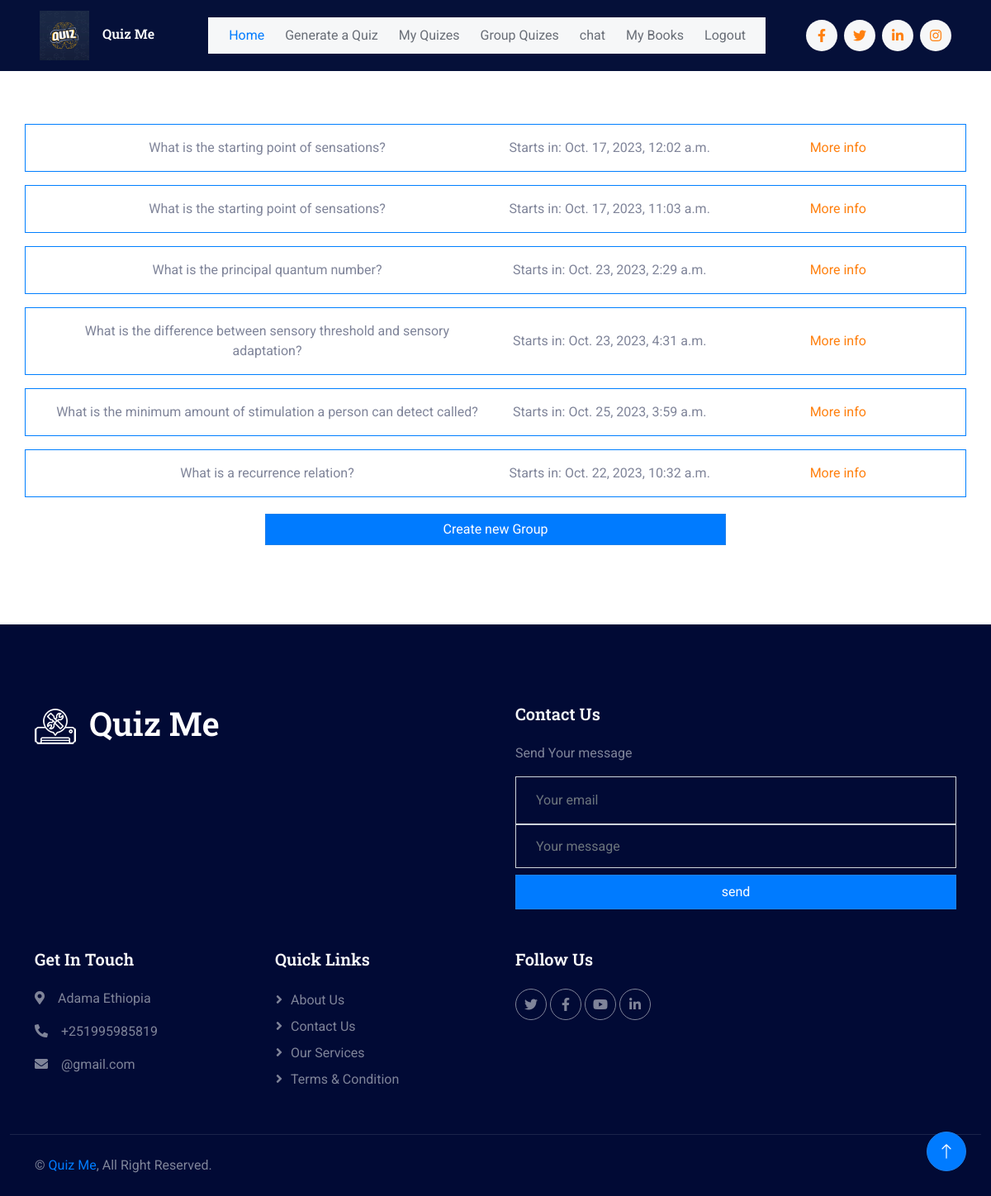
Screenshot of /my_group_quizzes (signed in) with the database file from the repository.
### quiz_app/models.py (models this page shows, shortened)
class GroupQuiz(models.Model):
    quiz = models.ForeignKey(Quiz, on_delete=models.CASCADE)
    start_time = models.DateTimeField()
    completed = models.BooleanField(default=False)
    joined_members = models.ManyToManyField(CustomUser, related_name="members")
    end_time = models.DateTimeField(null=True, blank=True)
    is_in_progress = models.BooleanField(default=False)
    created_by = models.ForeignKey(CustomUser, on_delete=models.CASCADE, null=True, blank=True)

class Quiz(models.Model):
    title = models.CharField(max_length=100, null=True, blank=True)
    size = models.IntegerField()
    generated_by = models.ForeignKey(CustomUser, on_delete=models.CASCADE)
    questions = models.TextField()
    user_score = models.IntegerField(default=0)

### quiz_app/views.py (the view)
# urls.py: path('my_group_quizzes', views.user_group_quizs, name="group_quizes"),
@login_required(login_url='login')
def user_group_quizs(request):
    try:
        user = request.user
        group_quizzes = GroupQuiz.objects.filter(joined_members=user)
        return render(request, "joined_group_quizes.html", {"group_quizes": group_quizzes})
    except Exception as e:
        return render(request, 'error_page.html', {"error_message": str(e)})

### quiz_app/context_processors.py (called while the page is built)
def auth_context(request):
    user = get_user(request)
    return {'authenticated': user.is_authenticated}

### templates/joined_group_quizes.html
{% extends 'index2.html' %}
{% block content %}
{% load static %}
<body>
    <div class="container-xxl py-5 custom-container">
        <div class="container text-center">
            {% if group_quizes %}
            {% for quiz in group_quizes %}
            <div class="row border border-primary rounded p-3 mt-3 d-flex justify-content-center align-items-center">
                <div class="col-md-6">
                    {{ quiz.quiz.title }}
                </div>
                <div class="col-md-3">
                    Starts in: {{ quiz.start_time }}
                </div>
                <div class="col-md-3">
                    <a href="{%url 'group_quiz' quiz.id %}">More info</a>
                </div>
            </div>
            {% endfor %}
            {% else %}
            <h1>You haven't any groups quizzes yet.</h1>
            {% endif %}
            <Button onclick="window.location.href = '{%url 'create_group_quiz'%}';" class="btn btn-primary" style="margin-top:20px; width:50%">
                Create new Group
            </Button>
        </div>
    </div>
</body>
{% endblock content %}

### static/css/style.css (style rules this page uses)
:root { --primary: #007bff; --secondary: #031882; --light: #b1c2d3; --dark: #051039; }
body { overflow-x: hidden; }
.btn { transition: .5s; }
.btn.btn-primary, .btn.btn-outline-primary:hover, .btn.btn-secondary, .btn.btn-outline-secondary:hover { color: #FFFFFF; }

### rows the page displays
GroupQuiz: quiz "What is the starting point of sensations?", start_time "Oct. 17, 2023, 12:02 a.m."
GroupQuiz: quiz "What is the starting point of sensations?", start_time "Oct. 17, 2023, 11:03 a.m."
GroupQuiz: quiz "What is the principal quantum number?", start_time "Oct. 23, 2023, 2:29 a.m."
GroupQuiz: quiz "What is the difference between sensory threshold and sensory adaptation?", start_time "Oct. 23, 2023, 4:31 a.m."
GroupQuiz: quiz "What is the minimum amount of stimulation a person can detect called?", start_time "Oct. 25, 2023, 3:59 a.m."
GroupQuiz: quiz "What is a recurrence relation?", start_time "Oct. 22, 2023, 10:32 a.m."
